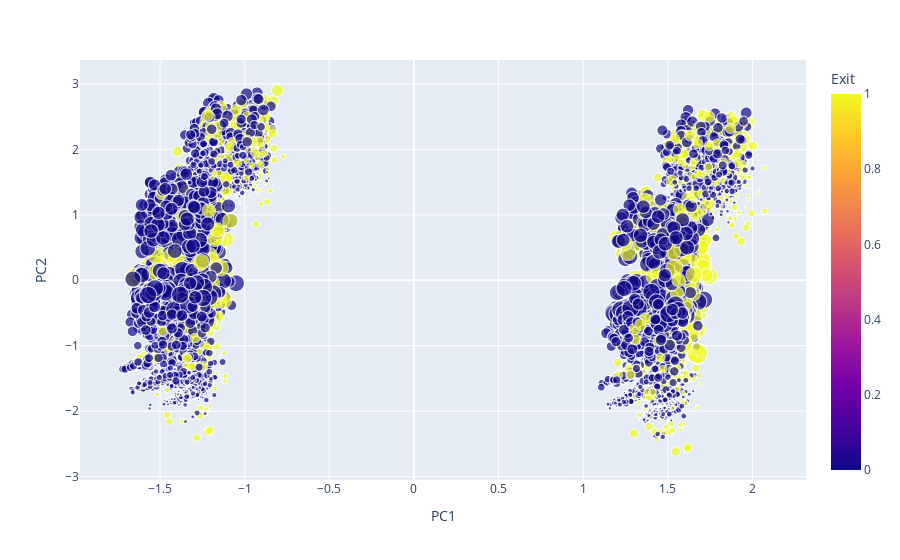

Notebook source saved alongside this figure:
### Code cell
fig = px.scatter(
    scores_df,
    x='PC1',
    y='PC2',
    color='Exit',         # Color by 'Exit'
    size=scores_df['PC3'].abs(),  # Represent PC3 with absolute size
    opacity=0.7,          # Adjust opacity for better visibility
    hover_data=['PC3']    # Include PC3 in hover information
)

fig.show()

### Figure 1 — Plotly figure (JSON) as saved in the notebook; plotly's stock layout.template omitted (floating-point values rounded to 4 significant figures; data arrays with more than 128 entries replaced by an {"elided": "..."} marker saying what was removed)
{"data": [{"customdata": {"elided": "10000x1 float values"}, "hovertemplate": "PC1=%{x}<br>PC2=%{y}<br>size=%{marker.size}<br>PC3=%{customdata[0]}<br>Exit=%{marker.color}<extra></extra>", "legendgroup": "", "marker": {"color": {"elided": "10000 int values"}, "coloraxis": "coloraxis", "opacity": 0.7, "size": {"elided": "10000 float values"}, "sizemode": "area", "sizeref": 0.008317, "symbol": "circle"}, "mode": "markers", "name": "", "showlegend": false, "type": "scattergl", "x": {"elided": "10000 float values"}, "xaxis": "x", "y": {"elided": "10000 float values"}, "yaxis": "y"}], "layout": {"coloraxis": {"colorbar": {"title": {"text": "Exit"}}, "colorscale": [[0, "#0d0887"], [0.1111, "#46039f"], [0.2222, "#7201a8"], [0.3333, "#9c179e"], [0.4444, "#bd3786"], [0.5556, "#d8576b"], [0.6667, "#ed7953"], [0.7778, "#fb9f3a"], [0.8889, "#fdca26"], [1, "#f0f921"]]}, "legend": {"itemsizing": "constant", "tracegroupgap": 0}, "margin": {"t": 60}, "xaxis": {"anchor": "y", "domain": [0, 1], "title": {"text": "PC1"}}, "yaxis": {"anchor": "x", "domain": [0, 1], "title": {"text": "PC2"}}}}
